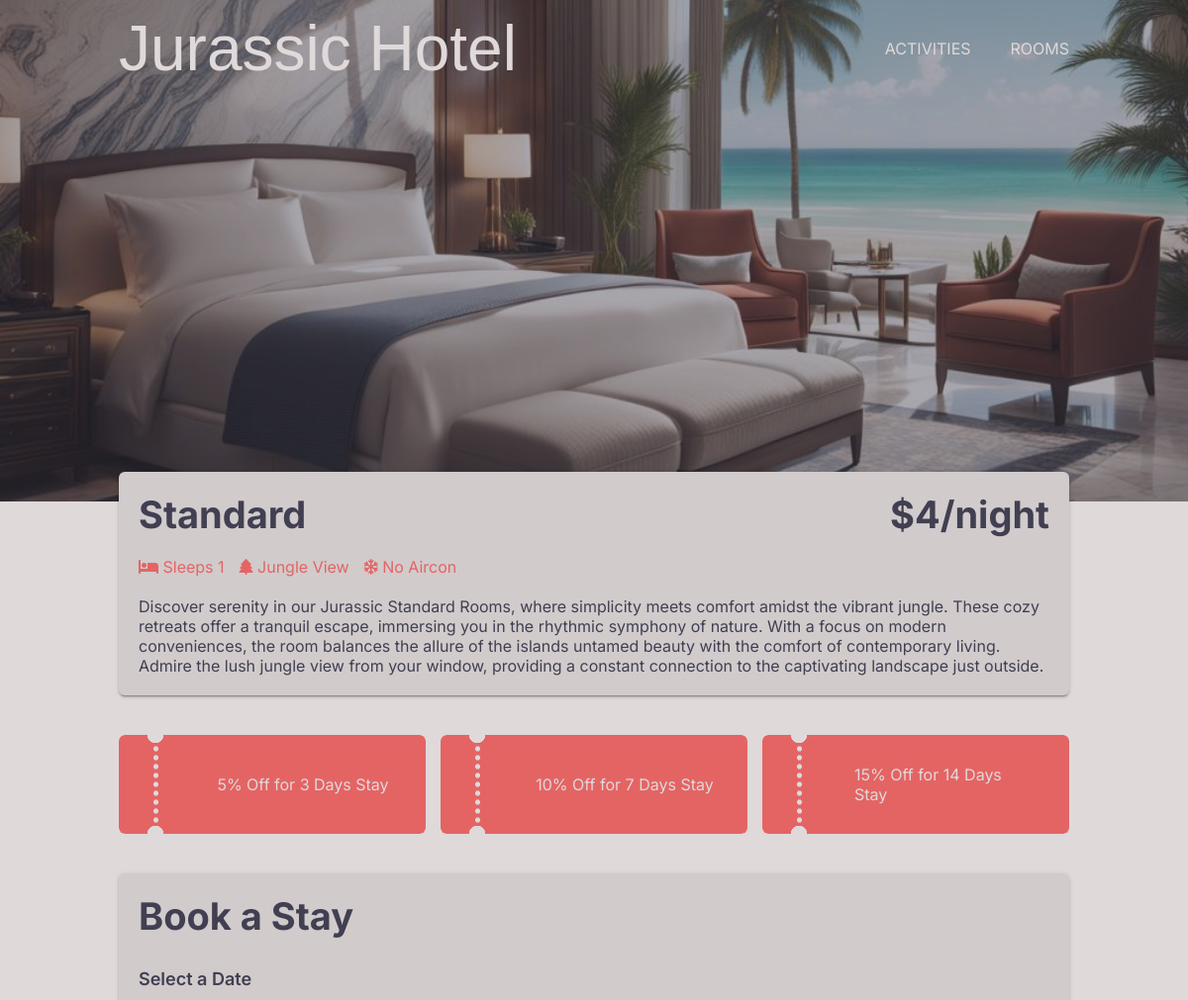
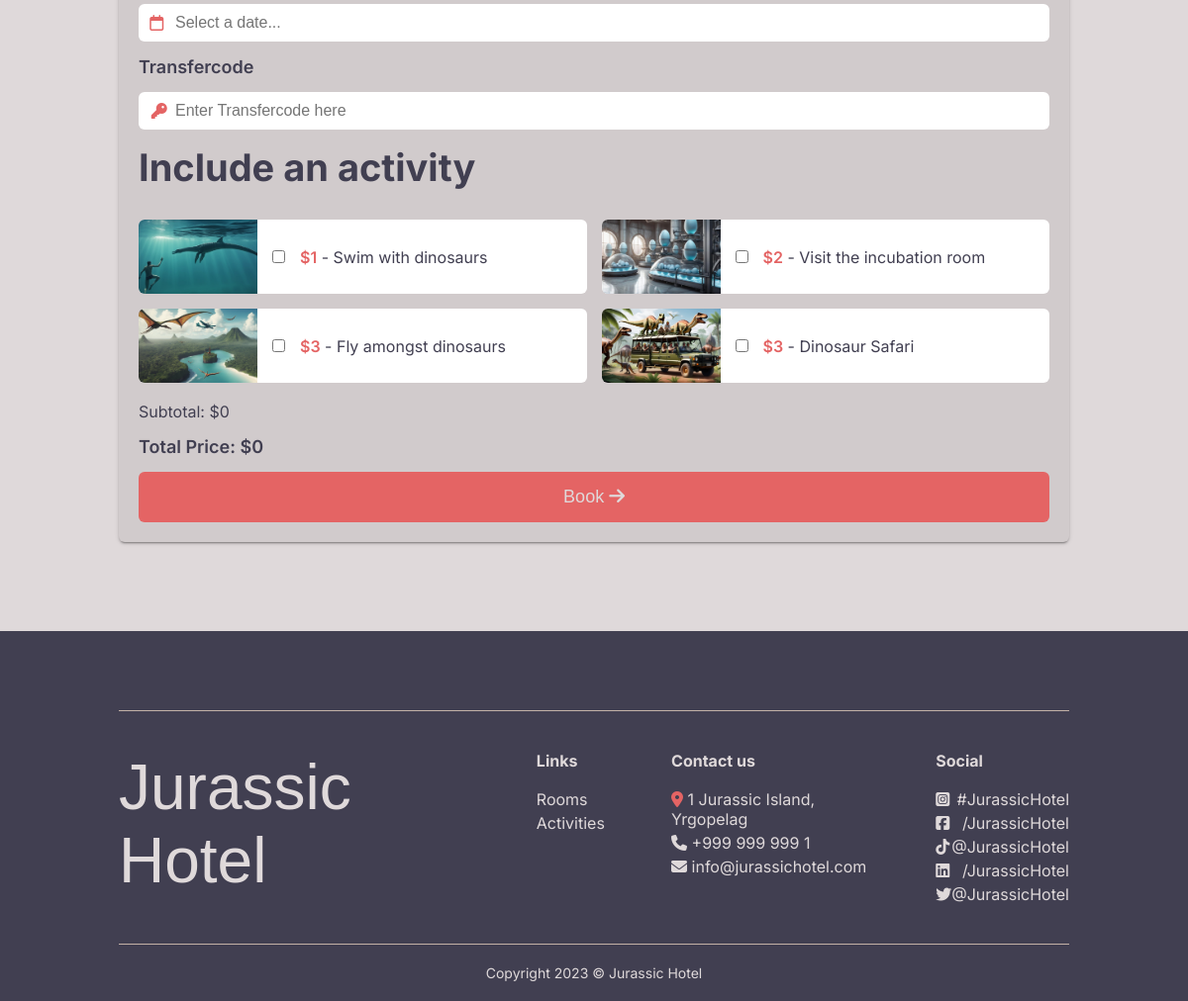
The app's page /room.php?room=1 with its own data (2 pictures, top to bottom).
### tables this page shows
CREATE TABLE rooms (id integer primary key AUTOINCREMENT, category varchar, price_per_night float, image1 varchar, image2 varchar, sleeps integer, view varchar, aircon BOOLEAN, description varchar);

CREATE TABLE discounts (
    id INTEGER PRIMARY KEY AUTOINCREMENT,
    room_id INTEGER,
    discount_percentage FLOAT,
    description VARCHAR,
    days_required INTEGER,
    FOREIGN KEY (room_id) REFERENCES rooms(id)
);

CREATE TABLE features (id integer primary key AUTOINCREMENT, name varchar, price float, image varchar, description varchar);

### hotelFunctions.php (called while the page is built, shortened)
<?php
function connect(string $dbName): object
{
    $dbPath = __DIR__ . '/' . $dbName;
    $db = "sqlite:$dbPath";
    try {
        $db = new PDO($db);
        $db->setAttribute(PDO::ATTR_ERRMODE, PDO::ERRMODE_EXCEPTION);
        $db->setAttribute(PDO::ATTR_DEFAULT_FETCH_MODE, PDO::FETCH_ASSOC);
    } catch (PDOException $e) {
        echo "Failed to connect to the database";
        throw $e;
    }
    return $db;
}
function getOneRoom(int $roomId): array
{
    $dbName = "hotel.db";
    $db = connect($dbName);
    $query = $db->prepare('SELECT * FROM rooms WHERE id = :roomId');
    $query->bindParam(':roomId', $roomId, PDO::PARAM_INT);
    $query->execute();
    $room = $query->fetch(PDO::FETCH_ASSOC);
    return $room;
}
function getAllFeatures(): array
{
    $dbName = "hotel.db";
    $db = connect($dbName);
    $query = $db->prepare('SELECT * FROM features');
    $query->execute();
    $features = $query->fetchAll(PDO::FETCH_ASSOC);
    return $features;
}
function getDiscounts(int $roomId): array
{
    $dbName = "hotel.db";
    $db = connect($dbName);
    $query = "SELECT * FROM discounts WHERE room_id=:roomId";
    $stmt = $db->prepare($query);
    $stmt->bindParam(':roomId', $roomId, PDO::PARAM_INT);
    $stmt->execute();
    $discounts = $stmt->fetchAll(PDO::FETCH_ASSOC);
    return $discounts;
}

### room.php (the view, shortened to what this page needs)
<?php
require __DIR__ . "/hotelFunctions.php";
require __DIR__ . "/header.php";
if (isset($_GET["room"])) {
    $room = getOneRoom($_GET["room"]);
}
$discounts = getDiscounts((int) $room["id"]);
$features = getAllFeatures();
?>
<div class="header-image" style="background-image: url('<?= $room["image1"] ?>');">
    <div class="before"></div>
</div>
<div class="light-background">
    <div class="room-info-container">
        <div class="room-info">
            <div class="room-info-head">
                <div class="room-name"><?= $room["category"] ?></div>
                <div class="room-cost">$<?= $room["price_per_night"] ?>/night</div>
            </div>
            <div class="room-features">
                <div class="beds"><i class="fa-solid fa-bed"></i> Sleeps <?= $room["sleeps"] ?></div>
                <div class="view">
                    <?php if ($room["view"] == "Jungle") : ?>
                        <i class="fa-solid fa-tree"></i> Jungle View
                    <?php else : ?>
                        <i class="fa-solid fa-umbrella-beach"></i> Beach View
                    <?php endif; ?>
                </div>
                <div class="aircon">
                    <?php if ($room["aircon"]) : ?>
                        <i class="fa-regular fa-snowflake"></i> Aircon
                    <?php else : ?>
                        <i class="fa-regular fa-snowflake"></i> No Aircon
                    <?php endif; ?>
                </div>
            </div>
            <div class="room-description"><?= $room["description"] ?></div>
        </div>
    </div>
</div>
<div class="container room-page-container">
    <?php if (!empty($discounts)) : ?>
        <div class="discounts discount-container">
            <?php foreach ($discounts as $discount) : ?>
                <div class="discount ">
                    <div class="discount-description" data-percentage="<?= $discount["discount_percentage"] ?>" data-days="<?= $discount["days_required"] ?>"><?= $discount["description"] ?></div>
                </div>
            <?php endforeach; ?>
        </div>
    <?php endif; ?>
    <?php if (isset($_SESSION["response"]) && (is_array($_SESSION["response"]) && count($_SESSION["response"]) !== 0)) : ?>
        <?php $jsonString = json_encode($_SESSION["response"], JSON_UNESCAPED_SLASHES | JSON_PRETTY_PRINT); ?>
        <div class="booking-success" id="booking-success">
            <div class="booking-success-text">
                <div class="booking-success-title">Your Booking is confirmed!</div>
                <div class="booking-success-subtitle">Booking ref: <span class="coral-text"><?= $_SESSION["response"][0]["booking_id"] ?> </span></div>
                <div class="dino-info"><img src="images/dino-icon.png" alt="" class="dino-icon">
                    <div class="dino-text">Before your trip, read some more about this cool random dino: <a href="<?= $_SESSION["response"][0]["additional_info"][0]["dinoURL"] ?>"><?= $_SESSION["response"][0]["additional_info"][0]["dino"] ?></a>.</div>
                </div>
                <div class="booking-success-information">Please see your specific JSON below, use the smart clipboard button to copy it!</div>
            </div>
            <pre><code id="codeElement"> <?= $jsonString ?> </code><button id="copyButton"><i class="fa-regular fa-copy"></i></button><div class="code-before"></div><div class="copy-message">Copied to Clipboard!</div></pre>
            <a class="booking-success-button-a" href="room.php?room=<?= $room["id"] ?>">
                <div class="booking-success-button">Book another stay <i class="fa-solid fa-arrow-right"></i></div>
            </a>
        </div>
        <?php unset($_SESSION["response"]); ?>
    <?php else : ?>
        <div class="form-div" id="form-div">
            <div class="form-title">Book a Stay</div>
            <form action="hotelFunctions.php" method="POST" class="booking-form">
                <label for="datefilter">Select a Date</label>
                <div class="input-wrapper">
                    <div class="icon-container"><i class="fa-regular fa-calendar"></i></div>
                    <input type="text" placeholder="Select a date..." name="datefilter" id="datefilter" required>
                </div>
                <label for="transfercode">Transfercode</label>
                <div class="input-wrapper">
                    <div class="icon-container"><i class="fa-solid fa-key"></i></div>
                    <input type="text" name="transfercode" id="transfercode" placeholder="Enter Transfercode here" required>
                </div>
                <div class="activities-title">Include an activity</div>
                <div class="activities-card-container">
                    <?php foreach ($features as $feature) : ?>
                        <div class="room-activities-card">
                            <img src="<?= $feature["image"] ?>" alt="">
                            <input data-price="<?= $feature["price"] ?>" class="feature-<?= $feature["id"] ?>" type="checkbox" name="selected_features[]" value="<?= $feature["id"] ?>">
                            <div class="feature-description"><span class="coral-text">$<?= $feature["price"] ?></span> - <?= $feature["name"] ?></div>
                        </div>
                    <?php endforeach; ?>
                </div>
                <div class="subtotal">Subtotal: $0</div>
                <div class="total">Total Price: $0</div>
                <button type="submit">Book <i class="fa-solid fa-arrow-right"></i></button>
            </form>
        </div>
    <?php endif; ?>
</div>
<?php require __DIR__ . "/dark-footer.php"; ?>
</body>
</html>

### header.php (shortened to what this page needs)
<!DOCTYPE html>
<html lang="en">
<head>
    <link rel="stylesheet" href="style.css">
    <link rel="stylesheet" type="text/css" href="https://cdn.jsdelivr.net/npm/daterangepicker/daterangepicker.css" />
    <link rel="stylesheet" href="https://cdnjs.cloudflare.com/ajax/libs/font-awesome/6.5.1/css/all.min.css" />
    <link href="https://fonts.cdnfonts.com/css/jurassic-park" rel="stylesheet">
    <link rel="stylesheet" href="https://cdn.jsdelivr.net/npm/swiper@11/swiper-bundle.min.css" />
    <link rel="stylesheet" href="https://cdnjs.cloudflare.com/ajax/libs/highlight.js/11.9.0/styles/default.min.css">
</head>
<body>
    <?php
    require __DIR__ . '/navigation.php';
    ?>

### navigation.php (shortened to what this page needs)
<nav>
    <ul class="nav-bar">
        <li class="logo"><a href="index.php">Jurassic Hotel</a></li>
        <span class="menu">
            <li><a href="activities.php">Activities</a></li>
            <li><a href="index.php#rooms">Rooms</a></li>
        </span>
    </ul>
</nav>

### dark-footer.php
<div class="dark-background">
    <div class="footer">
        <div class="footer-container">
            <div class="logo">Jurassic Hotel</div>
            <div class="footer-links">
                <div class="footer-title">Links</div>
                <a href="index.php#rooms">Rooms</a>
                <a href="activities.php">Activities</a>
            </div>
            <div class="contact-us">
                <div class="footer-title">Contact us</div>
                <div class="address"><span class="coral-text"><i class="fa-solid fa-location-dot"></i></span> 1 Jurassic Island, Yrgopelag</div>
                <div class="phone"><i class="fa-solid fa-phone"></i> +999 999 999 1</div>
                <div class="email"><i class="fa-solid fa-envelope"></i> <a href="mailto:info@jurassichotel.com">info@jurassichotel.com</a></div>
            </div>
            <div class="social">
                <div class="footer-title">Social</div>
                <a href="#"><i class="fa-brands fa-square-instagram"></i> #JurassicHotel</a>
                <a href="#"><i class="fa-brands fa-square-facebook"></i> /JurassicHotel</a>
                <a href="#"><i class="fa-brands fa-tiktok"></i> @JurassicHotel</a>
                <a href="#"><i class="fa-brands fa-linkedin"></i> /JurassicHotel</a>
                <a href="#"><i class="fa-brands fa-twitter"></i> @JurassicHotel</a>
            </div>
        </div>
    </div>
    <div class="copyright">
        <div class="copyright-text"> Copyright 2023 &copy; Jurassic Hotel</div>
    </div>
</div>

### records on screen
rooms: image1 (picture), category "Standard", price_per_night "4", sleeps "1", description "Discover serenity in our Jurassic Standard Rooms, where simplicity meets comfort amidst the vibrant jungle. These cozy retreats offer a tranquil escape, immersing you in the rhythmic symphony of nature. With a focus on modern conveniences, the room balances the allure of the islands untamed beauty with the comfort of contemporary living. Admire the lush jungle view from your window, providing a constant connection to the captivating landscape just outside."
discounts: description "5% Off for 3 Days Stay"
discounts: description "10% Off for 7 Days Stay"
discounts: description "15% Off for 14 Days Stay"
features: image (picture), price "1", name "Swim with dinosaurs"
features: image (picture), price "2", name "Visit the incubation room"
features: image (picture), price "3", name "Fly amongst dinosaurs"
features: image (picture), price "3", name "Dinosaur Safari"
